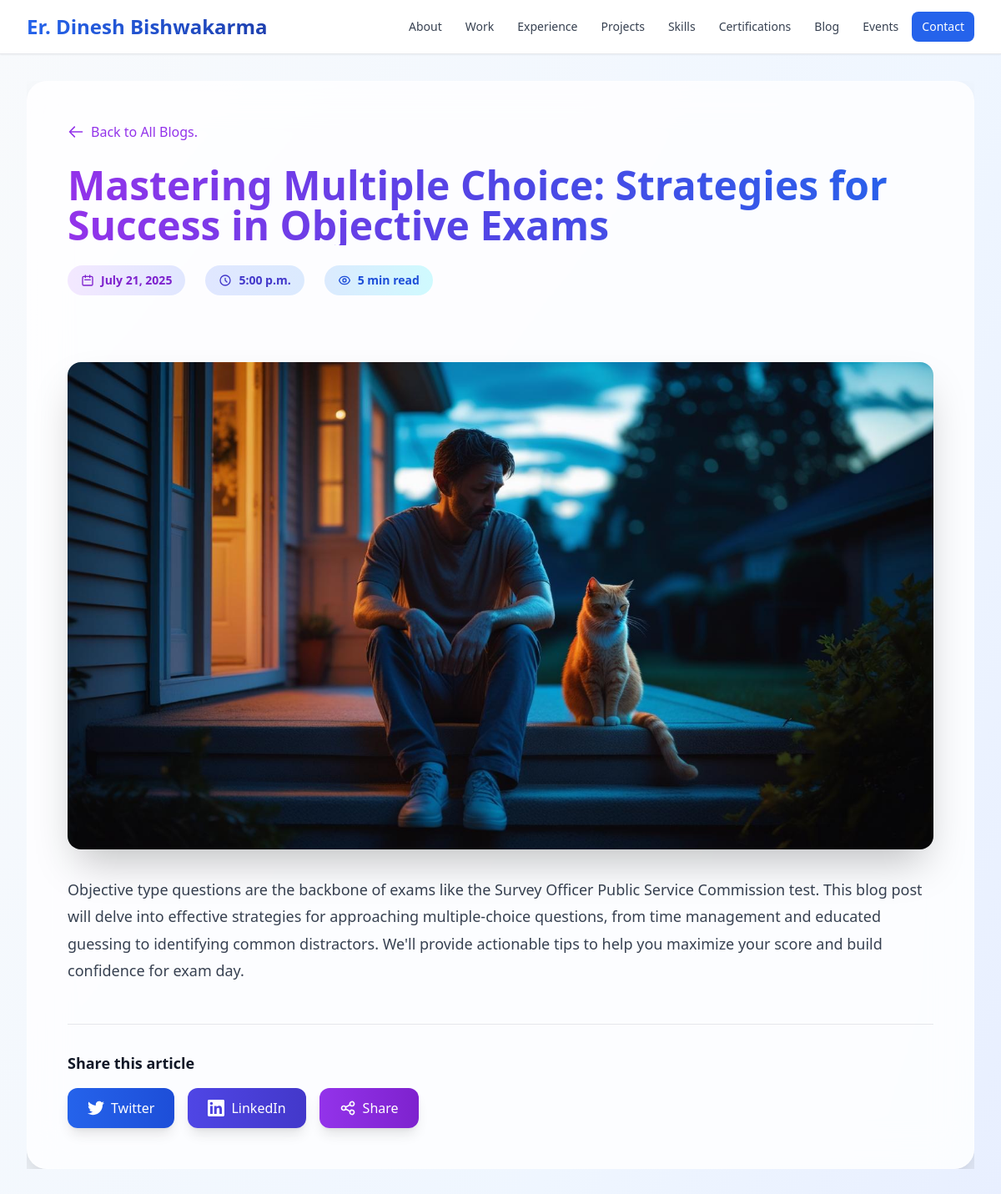
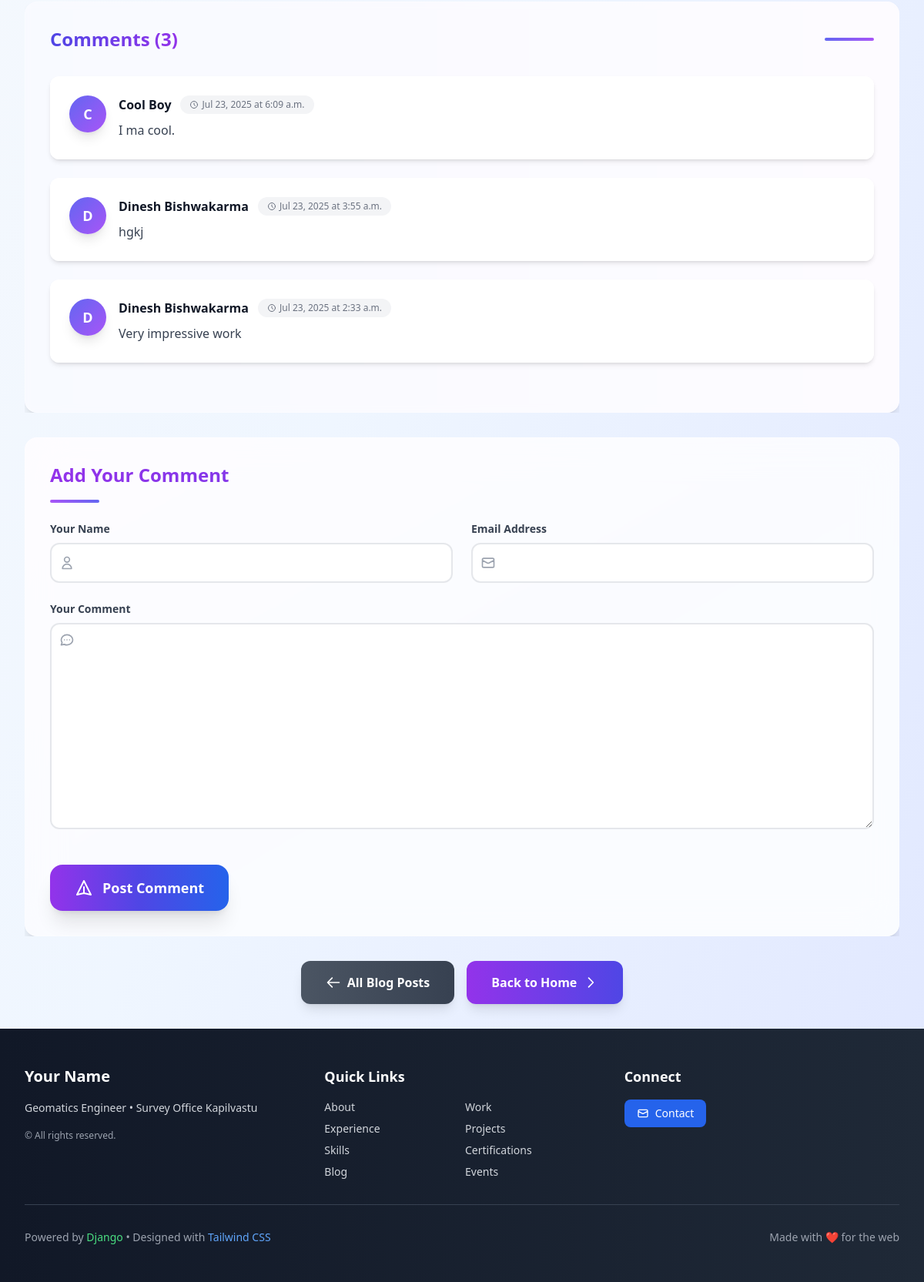
Page /blog/1/ on the committed database (2 pictures, top to bottom).
### portfolio/models.py (models this page shows, shortened)
class Blog(models.Model):
    title = models.CharField(max_length=200)
    content = models.TextField()
    thumbnail = models.ImageField(upload_to='blog_thumbnails/', null=True, blank=True)
    created_at = models.DateTimeField(auto_now_add=True)

class Comment(models.Model):
    blog = models.ForeignKey(Blog, on_delete=models.CASCADE, related_name='comments')
    name = models.CharField(max_length=100)
    email = models.EmailField()
    body = models.TextField()
    created_at = models.DateTimeField(auto_now_add=True)
    approved = models.BooleanField(default=True)
    class Meta:
        ordering = ['-created_at']

### portfolio/views.py (the view, shortened to what this page needs)
# urls.py: path('blog/<int:pk>/', views.BlogDetailView.as_view(), name='blog-detail'),
class BlogDetailView(DetailView):
    model = Blog
    template_name = "portfolio/blog_detail.html"
    context_object_name = 'blog'
    def get_context_data(self, **kwargs):
        context = super().get_context_data(**kwargs)
        context['comments'] = self.object.comments.filter(approved=True)
        context['comment_form'] = CommentForm()
        return context

### portfolio/views.py
class CommentForm(forms.ModelForm):
    class Meta:
        model = Comment
        fields = ['name', 'email', 'body']

### portfolio/templates/portfolio/blog_detail.html (shortened to what this page needs)
{% extends "base_generic.html" %}
{% block content %}
<div class="space-y-8">
  <article class="relative overflow-hidden">
    <div class="relative bg-white/80 backdrop-blur-xl rounded-3xl shadow-2xl border border-white/30 overflow-hidden">
      <div class="relative p-8 md:p-12">
        <div class="mb-6">
          <a href="{% url 'portfolio:blog-list' %}"
             class="group inline-flex items-center text-purple-600 hover:text-purple-700 font-medium transition-colors duration-200">
            <svg class="w-5 h-5 mr-2 transform group-hover:-translate-x-1 transition-transform duration-200" fill="none" stroke="currentColor" viewBox="0 0 24 24">
              <path stroke-linecap="round" stroke-linejoin="round" stroke-width="2" d="M10 19l-7-7m0 0l7-7m-7 7h18"></path>
            </svg>
            Back to All Blogs.
          </a>
        </div>
        <h1 class="text-4xl md:text-5xl font-bold bg-gradient-to-r from-purple-600 via-indigo-600 to-blue-600 bg-clip-text text-transparent mb-6 leading-tight">
        </h1>
        <div class="flex flex-wrap items-center gap-6 mb-8">
          <div class="flex items-center px-4 py-2 bg-gradient-to-r from-purple-100 to-indigo-100 text-purple-700 rounded-full">
            <svg class="w-4 h-4 mr-2" fill="none" stroke="currentColor" viewBox="0 0 24 24">
              <path stroke-linecap="round" stroke-linejoin="round" stroke-width="2" d="M8 7V3m8 4V3m-9 8h10M5 21h14a2 2 0 002-2V7a2 2 0 00-2-2H5a2 2 0 00-2 2v12a2 2 0 002 2z"></path>
            </svg>
            <span class="font-semibold text-sm">{{ blog.created_at|date:"F j, Y" }}</span>
          </div>
          <div class="flex items-center px-4 py-2 bg-gradient-to-r from-indigo-100 to-blue-100 text-indigo-700 rounded-full">
            <svg class="w-4 h-4 mr-2" fill="none" stroke="currentColor" viewBox="0 0 24 24">
              <path stroke-linecap="round" stroke-linejoin="round" stroke-width="2" d="M12 8v4l3 3m6-3a9 9 0 11-18 0 9 9 0 0118 0z"></path>
            </svg>
            <span class="font-semibold text-sm">{{ blog.created_at|date:"g:i a" }}</span>
          </div>
          <div class="flex items-center px-4 py-2 bg-gradient-to-r from-blue-100 to-cyan-100 text-blue-700 rounded-full">
            <span class="font-semibold text-sm">5 min read</span>
          </div>
        </div>
      </div>
      {% if blog.thumbnail %}
      <div class="relative mx-8 md:mx-12 mb-8">
        <div class="aspect-video overflow-hidden rounded-2xl shadow-2xl">
          <img src="{{ blog.thumbnail.url }}"
               alt="{{ blog.title }}"
               class="w-full h-full object-cover">
        </div>
      </div>
      {% endif %}
      <div class="px-8 md:px-12 pb-12">
        <div class="prose prose-lg prose-gray max-w-none">
          <div class="text-gray-700 leading-relaxed text-lg">
            {{ blog.content|linebreaks }}
          </div>
        </div>
        <div class="mt-12 pt-8 border-t border-gray-200">
          <h3 class="text-lg font-semibold text-gray-900 mb-4">Share this article</h3>
          <div class="flex flex-wrap gap-4">
            <button class="group inline-flex items-center px-6 py-3 bg-gradient-to-r from-blue-600 to-blue-700 hover:from-blue-700 hover:to-blue-800 text-white rounded-xl font-medium transition-all duration-300 transform hover:scale-105 shadow-lg hover:shadow-xl">
              Twitter
            </button>
            <button class="group inline-flex items-center px-6 py-3 bg-gradient-to-r from-indigo-600 to-indigo-700 hover:from-indigo-700 hover:to-indigo-800 text-white rounded-xl font-medium transition-all duration-300 transform hover:scale-105 shadow-lg hover:shadow-xl">
              LinkedIn
            </button>
            <button class="group inline-flex items-center px-6 py-3 bg-gradient-to-r from-purple-600 to-purple-700 hover:from-purple-700 hover:to-purple-800 text-white rounded-xl font-medium transition-all duration-300 transform hover:scale-105 shadow-lg hover:shadow-xl">
              Share
            </button>
          </div>
        </div>
      </div>
    </div>
  </article>
  <section class="relative overflow-hidden">
    <div class="absolute inset-0 bg-gradient-to-r from-indigo-50 to-purple-50 rounded-2xl"></div>
    <div class="relative bg-white/60 backdrop-blur-sm rounded-2xl shadow-lg border border-white/30 p-8">
      <div class="flex items-center justify-between mb-8">
        <h2 class="text-2xl font-bold bg-gradient-to-r from-indigo-600 to-purple-600 bg-clip-text text-transparent">
        </h2>
        <div class="w-16 h-1 bg-gradient-to-r from-indigo-500 to-purple-500 rounded-full"></div>
      </div>
      <div class="space-y-6 mb-8">
        {% for comment in comments %}
        <div class="group relative bg-white/80 backdrop-blur-sm rounded-xl shadow-md hover:shadow-lg transition-all duration-300 border border-white/50 p-6">
          <div class="flex items-start gap-4">
            <div class="w-12 h-12 bg-gradient-to-br from-indigo-500 to-purple-500 rounded-full flex items-center justify-center shadow-lg flex-shrink-0">
              <span class="text-white font-bold text-lg">{{ comment.name|first|upper }}</span>
            </div>
            <div class="flex-1 min-w-0">
              <div class="flex items-center gap-3 mb-2">
                <h4 class="font-semibold text-gray-900">{{ comment.name }}</h4>
                <div class="flex items-center px-3 py-1 bg-gray-100 rounded-full text-xs text-gray-500">
                  <svg class="w-3 h-3 mr-1" fill="none" stroke="currentColor" viewBox="0 0 24 24">
                    <path stroke-linecap="round" stroke-linejoin="round" stroke-width="2" d="M12 8v4l3 3m6-3a9 9 0 11-18 0 9 9 0 0118 0z"></path>
                  </svg>
                  {{ comment.created_at|date:'M d, Y \a\t g:i a' }}
                </div>
              </div>
              <p class="text-gray-700 leading-relaxed">{{ comment.body }}</p>
            </div>
          </div>
        </div>
        {% endfor %}
      </div>
    </div>
  </section>
  <section class="relative overflow-hidden">
    <div class="relative bg-white/70 backdrop-blur-xl rounded-2xl shadow-xl border border-white/30 p-8">
      <div class="mb-6">
        <h2 class="text-2xl font-bold bg-gradient-to-r from-purple-600 to-indigo-600 bg-clip-text text-transparent mb-4">
        </h2>
        <div class="w-16 h-1 bg-gradient-to-r from-purple-500 to-indigo-500 rounded-full"></div>
      </div>
      <form method="post" class="space-y-6">
        <div class="grid md:grid-cols-2 gap-6">
          <div>
            <label for="{{ comment_form.name.id_for_label }}" class="block text-sm font-semibold text-gray-700 mb-2">
              Your Name
            </label>
            <div class="relative">
              <div class="absolute inset-y-0 left-0 pl-3 flex items-center pointer-events-none">
              </div>
              {{ comment_form.name }}
            </div>
          </div>
          <div>
            <label for="{{ comment_form.email.id_for_label }}" class="block text-sm font-semibold text-gray-700 mb-2">
              Email Address
            </label>
            <div class="relative">
              <div class="absolute inset-y-0 left-0 pl-3 flex items-center pointer-events-none">
              </div>
              {{ comment_form.email }}
            </div>
          </div>
        </div>
        <div>
          <label for="{{ comment_form.body.id_for_label }}" class="block text-sm font-semibold text-gray-700 mb-2">
            Your Comment
          </label>
          <div class="relative">
            <div class="absolute top-3 left-3 pointer-events-none">
            </div>
            {{ comment_form.body }}
          </div>
        </div>
        <div class="pt-4">
          <button type="submit"
                  class="group relative w-full md:w-auto inline-flex items-center justify-center px-8 py-4 bg-gradient-to-r from-purple-600 via-indigo-600 to-blue-600 hover:from-purple-700 hover:via-indigo-700 hover:to-blue-700 text-white font-bold rounded-2xl transition-all duration-300 transform hover:scale-[1.02] shadow-xl hover:shadow-2xl overflow-hidden">
            <span class="relative flex items-center text-lg">
              <svg class="w-6 h-6 mr-3 transform group-hover:rotate-12 transition-transform duration-300" fill="none" stroke="currentColor" viewBox="0 0 24 24">
                <path stroke-linecap="round" stroke-linejoin="round" stroke-width="2" d="M12 19l9 2-9-18-9 18 9-2zm0 0v-8"></path>
              </svg>
              Post Comment
            </span>
          </button>
        </div>
      </form>
    </div>
  </section>
  <section class="text-center">
    <div class="inline-flex flex-wrap gap-4 justify-center">
      <a href="{% url 'portfolio:blog-list' %}"
         class="group inline-flex items-center px-8 py-4 bg-gradient-to-r from-gray-600 to-gray-700 hover:from-gray-700 hover:to-gray-800 text-white rounded-xl font-semibold transition-all duration-300 transform hover:scale-105 shadow-lg hover:shadow-xl">
        <svg class="w-5 h-5 mr-2 transform group-hover:-translate-x-1 transition-transform duration-200" fill="none" stroke="currentColor" viewBox="0 0 24 24">
          <path stroke-linecap="round" stroke-linejoin="round" stroke-width="2" d="M10 19l-7-7m0 0l7-7m-7 7h18"></path>
        </svg>
        All Blog Posts
      </a>
      <a href="{% url 'portfolio:home' %}"
         class="group inline-flex items-center px-8 py-4 bg-gradient-to-r from-purple-600 to-indigo-600 hover:from-purple-700 hover:to-indigo-700 text-white rounded-xl font-semibold transition-all duration-300 transform hover:scale-105 shadow-lg hover:shadow-xl">
        Back to Home
        <svg class="w-5 h-5 ml-2 transform group-hover:translate-x-1 transition-transform duration-200" fill="none" stroke="currentColor" viewBox="0 0 24 24">
          <path stroke-linecap="round" stroke-linejoin="round" stroke-width="2" d="M9 5l7 7-7 7"></path>
        </svg>
      </a>
    </div>
  </section>
</div>
{% endblock %}

### portfolio/templates/portfolio/blog_detail.html (style rules this page uses)
input[type="text"], input[type="email"], textarea { width: 100%; padding: 12px 16px 12px 44px; border: 2px solid #e5e7eb; border-radius: 12px; font-size: 16px; transition: all 0.3s ease; background: white; }
textarea { padding-top: 12px; padding-left: 44px; min-height: 120px; resize: vertical; }
.prose p { margin-bottom: 1.5rem; line-height: 1.8; }

### rows in the picture
Blog: created_at "July 21, 2025", created_at "5:00 p.m.", thumbnail (picture), content "Objective type questions are the backbone of exams like the Survey Officer Public Service Commission test. This blog post will delve into effective strategies for approaching multiple-choice questions, from time management and educated guessing to identifying common distractors. We'll provide actionable tips to help you maximize your score and build confidence for exam day."
Comment: name|first "C", name "Cool Boy", created_at "Jul 23, 2025 at 6:09 a.m.", body "I ma cool."
Comment: name|first "D", name "Dinesh Bishwakarma", created_at "Jul 23, 2025 at 3:55 a.m.", body "hgkj"
Comment: name|first "D", name "Dinesh Bishwakarma", created_at "Jul 23, 2025 at 2:33 a.m.", body "Very impressive work"

### other values in the picture
{{ myinfo.full_name|default:"Your Name" }} "Your Name"
